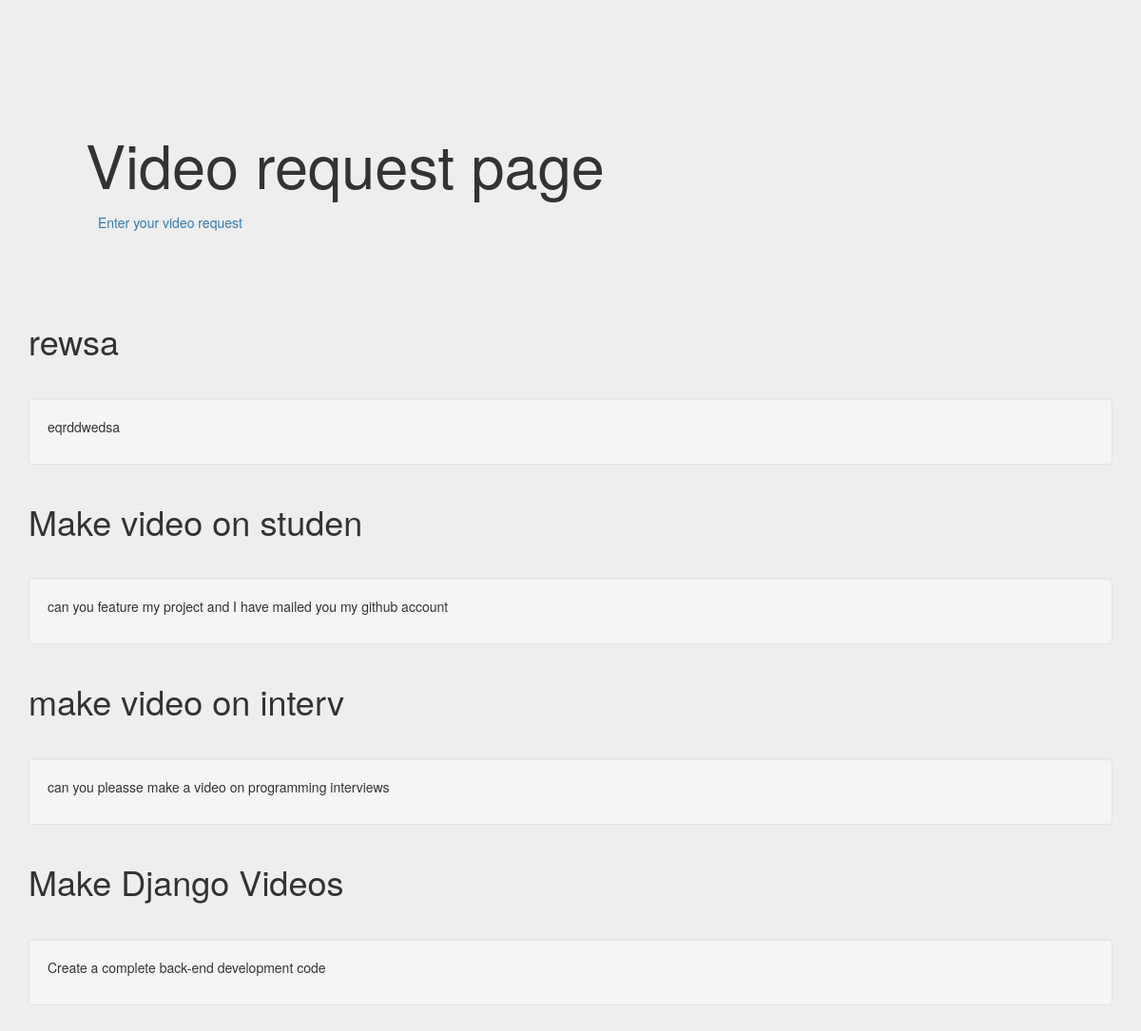
The app's page /videorequest/ with its own data.
### videorequest/models.py (models this page shows, shortened)
class Video(models.Model):
  videotitle = models.CharField(max_length= 20)
  videodesc = models.TextField()
  date_added = models.DateTimeField(default=timezone.now)

### videorequest/views.py (the view)
# urls.py: path('', views.index, name='index'),
def index(request):
   videos = Video.objects.order_by('-date_added')
   context = {'videos': videos}
   return render(request, 'videorequest/index.html', context)

### videorequest/templates/videorequest/index.html (shortened to what this page needs)
{% load static %}
<!DOCTYPE html>
<html lang="en">
  <head>
    <link href="{% static 'videorequest/bootstrap.min.css' %}" rel="stylesheet">
    <link href="{% static 'videorequest/theme.css' %}" rel="stylesheet">
  </head>
  <body>
    <div class="container theme-showcase" role="main">
      <div class="jumbotron">
        <h1>Video request page</h1>
        <a type="button" class="btn btn-link" href="{% url 'vrform' %}">Enter your video request</a>
      </div>
      {% for v in videos %}
      <div class="page-header">
        <h1>{{v.videotitle}}</h1>
      </div>
      <div class="well">
        <p>{{v.videodesc}}</p>
      </div>
      {% endfor %}
    </div>
  </body>
</html>

### videorequest/static/videorequest/theme.css (style rules this page uses)
body { padding-top: 70px; padding-bottom: 30px; background-color: #eee; }

### records on screen
Video: videotitle "rewsa", videodesc "eqrddwedsa"
Video: videotitle "Make video on studen", videodesc "can you feature my project and I have mailed you my github account"
Video: videotitle "make video on interv", videodesc "can you pleasse make a video on programming interviews"
Video: videotitle "Make Django Videos", videodesc "Create a complete back-end development code"
